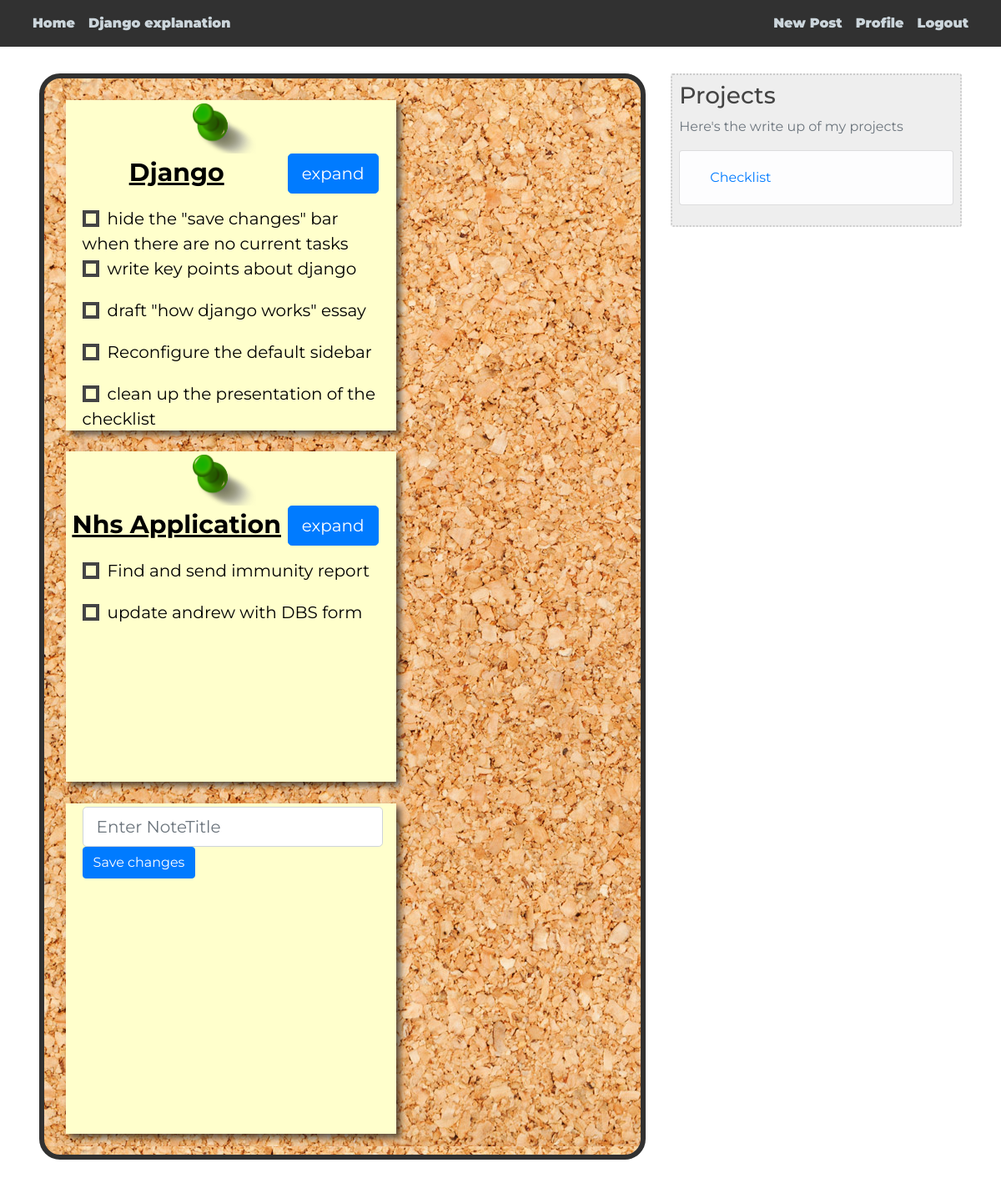
The page /todo/ (signed in) on the database its author committed.
### todo/models.py (models this page shows, shortened)
class PostIt(models.Model):
    noteTitle = models.CharField(max_length=30)

class TaskList(models.Model):
    postit_obj = models.ForeignKey(PostIt, on_delete=models.CASCADE)
    task_obj = models.OneToOneField(Task, on_delete=models.CASCADE)

class Task(models.Model):
    TaskTitle = models.CharField(max_length=100)
    isDone = models.BooleanField(default=False)

### todo/views.py (the view)
# urls.py: path('todo/', todo_views.todo, name='todo'),
@login_required()
def todo(request):
    post_it_list = []
    task_list = []
    current_user = request.user
    postit_query = PostItList.objects.all().filter(user=current_user)
    for _postit in postit_query:
        task_query = TaskList.objects.all().filter(postit_obj=_postit.postit_obj)
        if task_query.exists():
            task_list.append(task_query)
        else:
            task_list.append([])
        post_it_list.append(_postit.postit_obj)
    if post_it_list:
        occupied = True
    else:
        occupied = False
    context = {"post_it_list": post_it_list,
               "task_list": task_list,
               "occupied": occupied}
    return render(request, 'todo/todo.html', context)

### todo/templatetags/index.py (called while the page is built)
@register.filter
def index(indexable, i):
    return indexable[i]

### todo/templates/todo/todo.html (shortened to what this page needs)
{% extends "blog/base.html" %}
{% load crispy_forms_tags %}
{% block content %}
{% load index %}
{% if occupied %}
    <ul class="note-board">
        {% for post in post_it_list %}
            <div class="note">
                <div class="note-comp">
                    <img class="pin" src="../../../media/todo/pin.png" alt="Pin">
                    <div class="expand-button">
                        <button type="button" class="btn btn-primary btn-lg mdlFire"  data-target="#modal-{{forloop.counter0}}" >expand</button>
                    </div>
                    <div class="note-title">{{ post.noteTitle|title }}</div>
                    <div class="note-content">
                    {% for task in task_list|index:forloop.counter0 %}
                        {% if not task.task_obj.isDone %}
                            <div class="check-container">
                                <label for="todo-tick{{task.task_obj.id}}"></label>
                                <span class="tag">{{task.task_obj.TaskTitle}}</span>
                            </div>
                        {% endif %}
                    {% endfor %}
                    </div>
                </div>
            </div>
        {% endfor %}
        <li class="note">
            <div class="note-comp">
                <div class="note-content">
                    <form action="/addTodoNote/" id="title" aria-describedby="title-aria" method="post">{% csrf_token %}
                    <input class="form-control form-control-lg" type="text" name="PostItTitle"placeholder="Enter NoteTitle">
                    <button type="submit" class="btn btn-primary">Save changes</button>
                    </form>
                </div>
            </div>
        </li>
    </ul>
{% endif %}
{% endblock content%}

### blog/static/blog/main.css (style rules this page uses)
body { background: linear-gradient(to left, #027370,#00918d ); margin-top: 56px; font-family: 'Montserrat', sans-serif; padding-bottom: 1rem; }
ul { margin: 0; }
.note-board { list-style:none; overflow:hidden; padding:0.8em; background-image: url("../../../media/todo/cork-board.jpg"); border-radius: 25px; border: 6px solid #313131; }
.pin { display: block; margin-left: auto; margin-right: auto; overflow:hidden; width: 20%; padding: 0em; }
.note-board .note .note-comp { overflow:hidden; font-size: 20px; text-decoration:none; color:#000; background:#ffc; display:block; height:19.8em; width:19.8em; padding-top:0.2em; padding-right: 0.8em; -moz-box-shadow:5px 5px 7px rgba(33,33,33,1); -webkit-box-shadow: 5px 5px 7px rgba(33,33,33,.7); box-shadow: 5px 5px 7px rgba(33,33,33,.7); }
.note-content { padding-left:1em; overflow: hidden; }
.note-title { color: black; font-weight: bold; font-size: 30px; text-decoration: underline; padding-bottom: 0.6em; text-align: center; }
.note-board .note { margin:0.8em; float:left; text-overflow: ellipsis; }
.check-container { display:inline-block; position:relative; height:50px; }
input[type="checkbox"] + label { z-index:15; position:absolute; left:0; top:5px; bottom:10px; right:10px; transition:all 0.3s ease; cursor:pointer; width:20px; border:4px solid #444; height:20px; }
.tag { margin-left:30px; }
.expand-button { float: right; padding-right: 5px; }

### rows shown on the page
PostIt: noteTitle "Django"
TaskList: task_obj.TaskTitle "hide the \"save changes\" bar when there are no current tasks"
TaskList: task_obj.TaskTitle "write key points about django"
TaskList: task_obj.TaskTitle "draft \"how django works\" essay"
TaskList: task_obj.TaskTitle "Reconfigure the default sidebar"
TaskList: task_obj.TaskTitle "clean up the presentation of the checklist"
PostIt: noteTitle "Nhs Application"
TaskList: task_obj.TaskTitle "Find and send immunity report"
TaskList: task_obj.TaskTitle "update andrew with DBS form"
